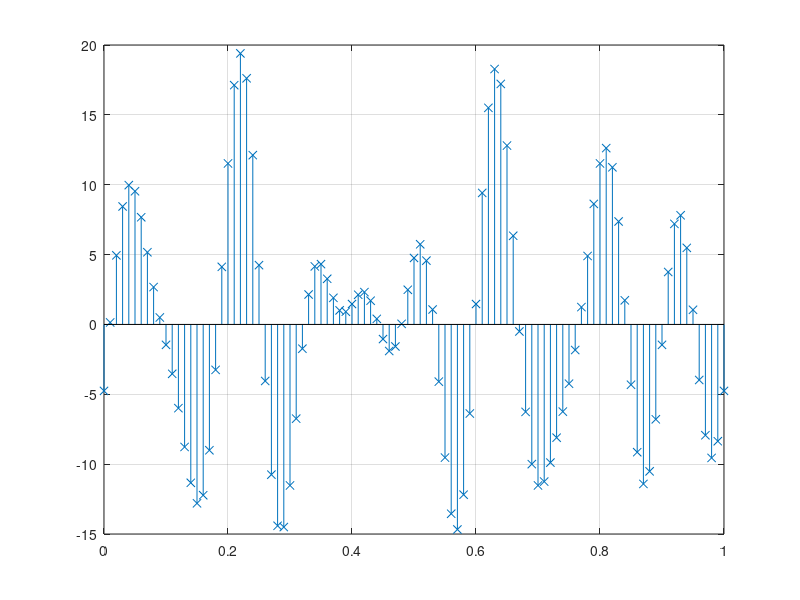

MATLAB code for this plot: (Note: this script raises an error after producing the figure.)
% Task 2. Quantization of the signal.
close all
clc
clear
addpath('.\function')
% We form a polyharmonic signal
signal_duration = 0:0.01:1;
[~, size_simple] = size(signal_duration);
amp = [5 6 9];
phase = [0 pi/4 -pi/2];
frequence = [10 5 7];
signal_1 = amp(1).*sin(2.*pi.*frequence(1)*signal_duration + phase(1));
signal_2 = amp(2).*sin(2.*pi.*frequence(2)*signal_duration + phase(2));
signal_3 = amp(3).*sin(2.*pi.*frequence(3)*signal_duration + phase(3));
poli_signal = signal_1 + signal_2 + signal_3;

% Output polyharmonic signal and quantized signal
figure;
stem(signal_duration, poli_signal ,'x')
grid on;
poli_signal_quant = signal_quantization(poli_signal, 3);
hold on;
stem(signal_duration, poli_signal_quant ,'+', 'r')
hold off;
title('Discrete and polyharmonic')

% Quantization Noise
noise_quantization = poli_signal - poli_signal_quant;
figure;
grid on;
plot(signal_duration, noise_quantization)
title('Temporal implementation of quantization error')
% Grade SPM (Spectral density)
SPM = fft(noise_quantization);
math_expect_spm = sum(SPM)/size_simple;
SPM = (SPM - math_expect_spm).^2;
freq = 0:size_simple - 1;
figure;
grid on;
plot(freq, abs(SPM))
title('Grade spectral density')


% Power
power_discrit_signal = sum(poli_signal.^2)/size_simple;
power_digit_signal = sum(poli_signal_quant.^2)/size_simple;
power_noise = sum(noise_quantization.^2)/size_simple;
SNR_discrit = 10*log10(power_discrit_signal/power_noise);
SNR_digit = 10*log10(power_digit_signal/power_noise);

fprintf('Discrete signal power: %f\n', power_discrit_signal);
fprintf('Digital signal power: %f\n', power_digit_signal);
fprintf('Quantization noise power: %f\n\n', power_noise);
fprintf('Ratio (discrete signal) / (quantization noise): %f\n', SNR_discrit);
fprintf('Ratio (Digital signal) / (quantization noise): %f\n\n', SNR_digit);

% Dependence of SNR on ADC capacity
for step_adc = 2:16
    poli_signal_quant_adc = signal_quantization(poli_signal, step_adc);
    noise_quantization_adc = poli_signal - poli_signal_quant_adc;
    power_digit_signal_adc = sum(poli_signal_quant.^2)/size_simple;
    power_noise_adc = sum(noise_quantization_adc.^2)/size_simple;
    SNR(step_adc) = 10*log10(power_digit_signal_adc/power_noise_adc);
end
figure;
grid on;
step_adc = 1:16;
plot(step_adc, SNR)
title('Dependence of SNR on ADC capacity')

rmpath('.\function')